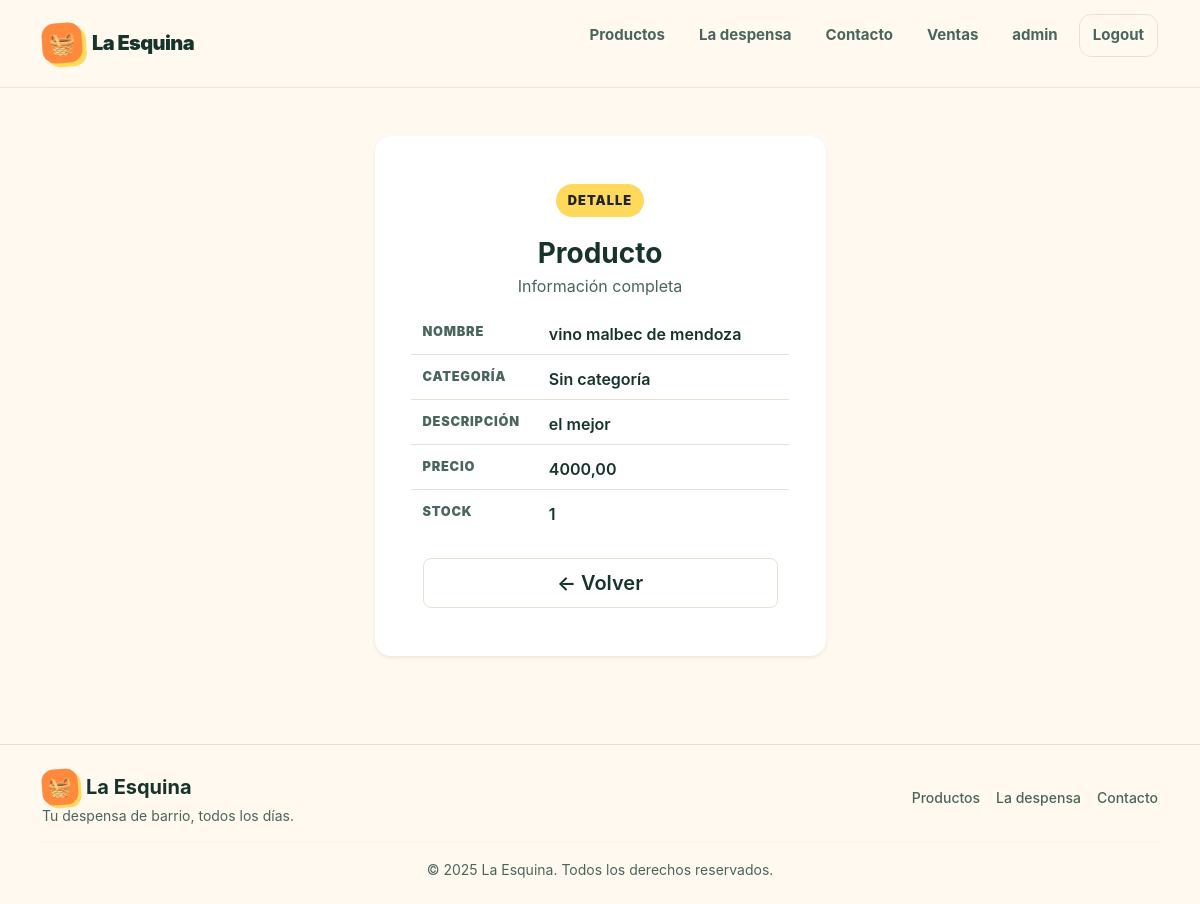
The page /producto/producto/detail/6 (signed in) on the database as committed earlier.
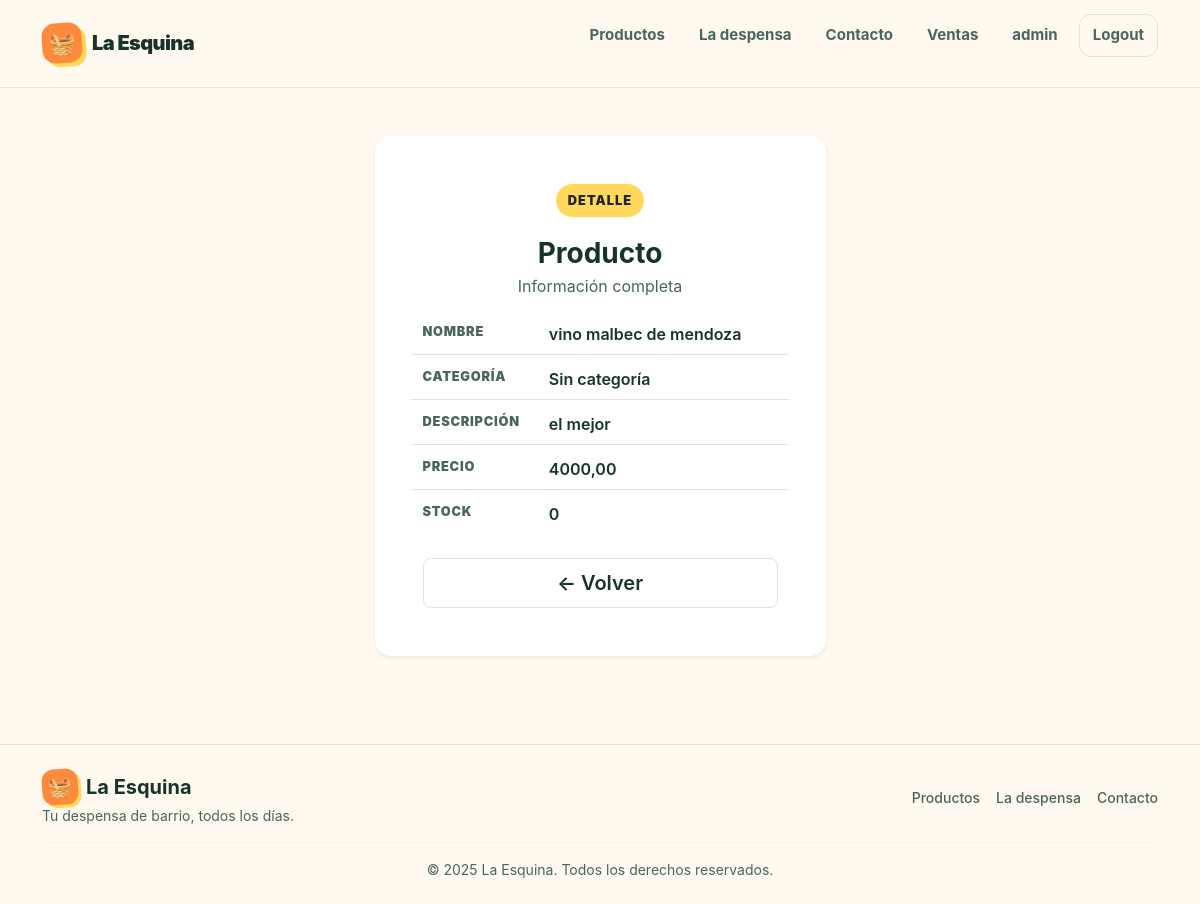
The same page on the database as committed later.
### producto/models.py (models this page shows, shortened)
class Producto(models.Model):
    categoria = models.ForeignKey(
        Categoria,
        on_delete=models.SET_NULL,
        null=True,
        blank=True,
        verbose_name="categoría",
        related_name="productos",
    )
    nombre = models.CharField()
    descripcion = models.TextField(
        blank=True, db_default="", verbose_name="descripción"
    )
    precio = models.DecimalField(max_digits=10, decimal_places=2)
    stock = models.PositiveIntegerField(db_default=0)
    class Meta:
        verbose_name = "Producto"
        verbose_name_plural = "Productos"
        ordering = ("nombre",)
        indexes = [  # noqa: RUF012
            models.Index(fields=["nombre"], name="idx_producto_nombre"),
        ]
        constraints = (
            models.UniqueConstraint(
                fields=["categoria", "nombre"], name="unique_categoria_producto"
            ),
            models.CheckConstraint(
                condition=Q(precio__gte=0), name="check_precio_mayor_a_cero"
            ),
        )

### producto/views/productos.py (the view)
# urls.py: path("producto/detail/<int:pk>", productos.ProductoDetail.as_view(), name="producto_detail"),
class ProductoDetail(DetailView):
    model = Producto

### producto/templates/producto/producto_detail.html
{% extends "core/base.html" %}
{% block contenido %}
<div class="container py-5">
    <div class="row justify-content-center">
        <div class="col-12 col-md-8 col-lg-6 col-xl-5">
            <div class="card shadow-sm border-0 rounded-4">
                <div class="card-body p-4 p-md-5">
                    <div class="text-center mb-4">
                        <div class="eyebrow">Detalle</div>
                        <h1 class="h3 fw-bold mb-1" style="color: var(--ink);">Producto</h1>
                        <p class="text-muted mb-0" style="color: var(--ink-soft) !important;">Información completa</p>
                    </div>
                    <dl class="row mb-0 detail-list">
                        <dt class="col-sm-4">Nombre</dt>
                        <dd class="col-sm-8">{{ producto.nombre }}</dd>
                        <dt class="col-sm-4">Categoría</dt>
                        <dd class="col-sm-8">{{ producto.categoria|default:"Sin categoría" }}</dd>
                        <dt class="col-sm-4">Descripción</dt>
                        <dd class="col-sm-8">{{ producto.descripcion|default:"—" }}</dd>
                        <dt class="col-sm-4">Precio</dt>
                        <dd class="col-sm-8">{{ producto.precio }}</dd>
                        <dt class="col-sm-4">Stock</dt>
                        <dd class="col-sm-8">{{ producto.stock }}</dd>
                    </dl>
                    <div class="d-grid gap-2 mt-4">
                        <a href="{% url 'producto:producto_list' %}" class="btn btn-outline-secondary btn-lg fw-semibold rounded-3 py-2"
                           style="border-color: var(--line); color: var(--ink);">← Volver</a>
                    </div>
                </div>
            </div>
        </div>
    </div>
</div>
{% endblock contenido %}

Rows that differ between the two databases and show on the page:
changed Producto "vino malbec de mendoza": stock "1" → "0"
